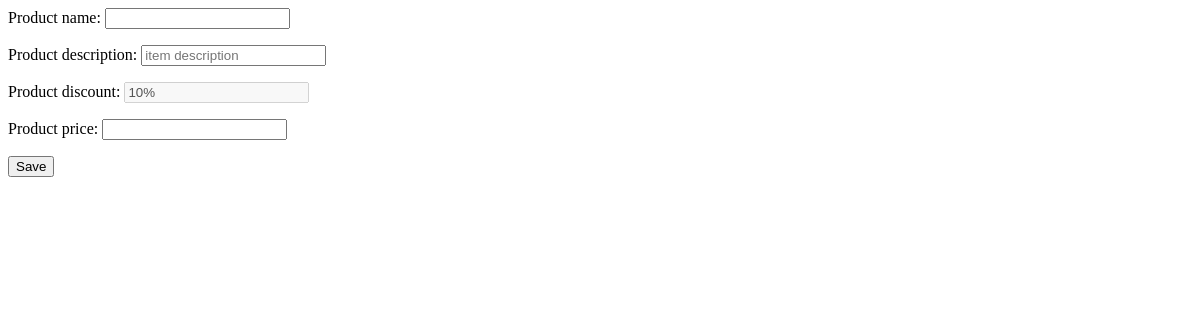
/sale/, run on an earlier commit of the app's database.
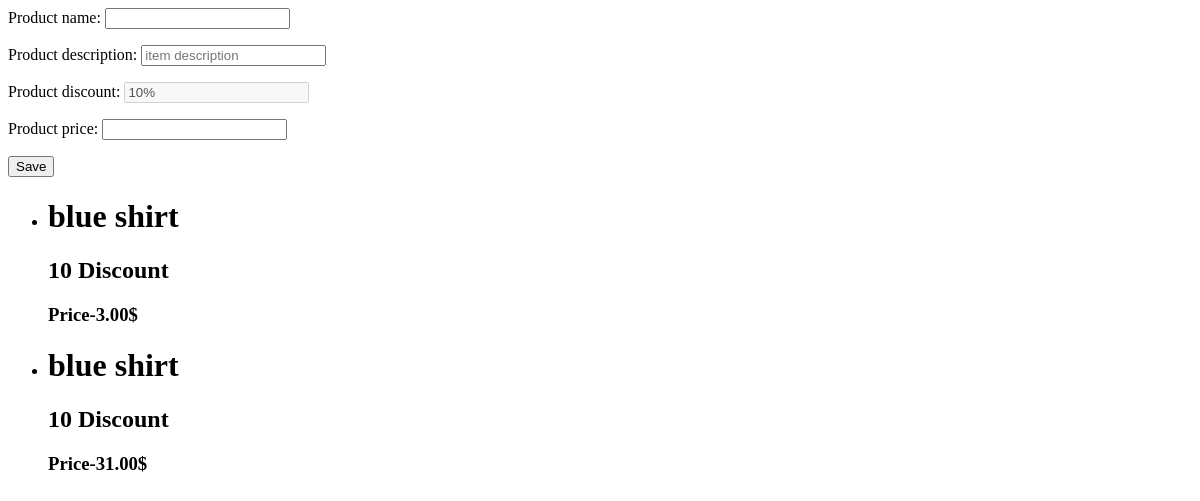
And on a later commit of the database.
### sale/models.py (models this page shows)
class Sale(models.Model):
    product_name = models.CharField(max_length=100)
    product_description = models.TextField(max_length=300)
    product_discount = models.CharField(max_length=10)
    product_price = models.DecimalField(max_digits=100000, decimal_places=2)

### sale/views.py (the view)
# urls.py: path('sale/', sale_create_view),
def sale_create_view(request):
    initial_data = {
        'product_discount':'10%'
    }
    queryset = Sale.objects.all()
    form = SaleForm(request.POST or None, initial=initial_data)
    if form.is_valid():
        form.save()
        form = SaleForm()
    context = {
        'form': form,
        'sale_list': queryset
    }
    return render(request, 'sale/create.html', context)

### sale/forms.py
class SaleForm(forms.ModelForm):
    product_name = forms.CharField(max_length=100)
    product_description = forms.CharField(widget=forms.TextInput(attrs={'placeholder': 'item description'}))
    product_discount = forms.CharField(disabled=True)
    product_price = forms.DecimalField(max_digits=100000, decimal_places=2)
    class Meta:
        model = Sale
        fields = [
            'product_name',
            'product_description',
            'product_discount',
            'product_price',
        ]

### sale/templates/sale/create.html
<form method="POST">{% csrf_token %}
    {{form.as_p}}
    <input type="submit" value="Save"/>
    {% for instance in sale_list %}
    <ul>
        <li>
            <h1>{{instance.product_name}}</h1>
        </li>
        <h2>{{instance.product_discount}} Discount</h2>
        <h3>Price-{{instance.product_price}}$</h3>
    </ul>
    {% endfor %}
</form>

What changed in the data, as far as the page shows it:
added Sale: product_name "blue shirt", product_discount "10", product_price "3.00"
added Sale: product_name "blue shirt", product_discount "10", product_price "31.00"
